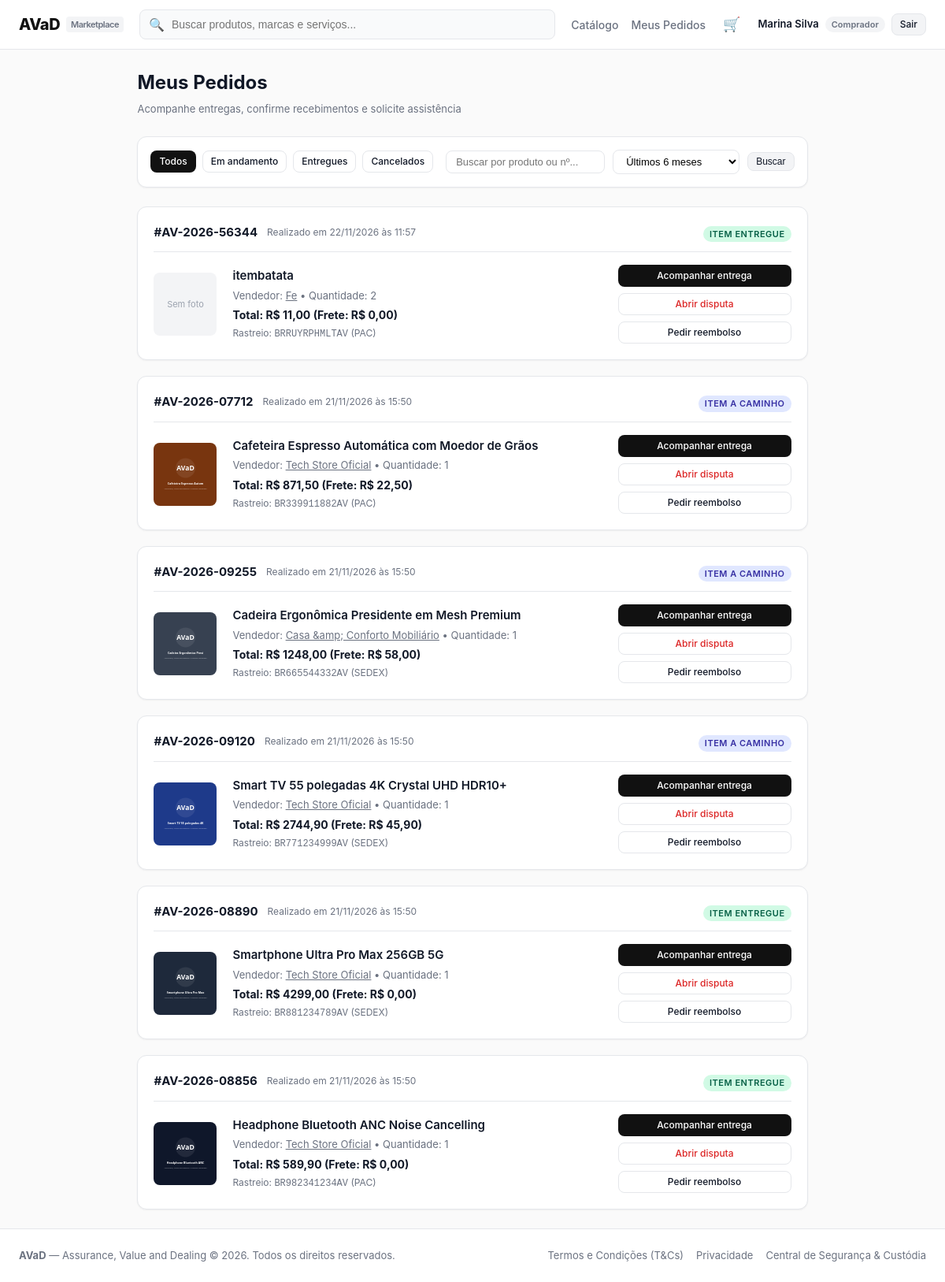
The page /orders/my-orders/ (signed in) on the database its author committed.
### accounts/models.py (models this page shows, shortened)
class UserProfile(models.Model):
    user = models.OneToOneField(User, on_delete=models.CASCADE, related_name='profile')
    nome = models.CharField(max_length=16)
    data_nascimento = models.DateField()
    cpf = models.CharField(max_length=14, unique=True)
    cnpj = models.CharField(max_length=18, blank=True, null=True, unique=True)
    tem_cnpj = models.BooleanField(default=False)
    email_verificado = models.BooleanField(default=False)
    is_mediador = models.BooleanField(default=False)
    conta_bancaria_bloqueada = models.BooleanField(default=False)
    suspenso = models.BooleanField(default=False)
    token_verificacao = models.CharField(max_length=64, blank=True, null=True)
    tipo_usuario = models.CharField(max_length=20, choices=[
        ('comprador', 'Comprador'),
        ('vendedor', 'Vendedor'),
        ('mediador', 'Mediador'),
    ], default='comprador')
    nome_loja = models.CharField(max_length=64, blank=True, null=True)

### orders/models.py (models this page shows, shortened)
class Order(models.Model):
    codigo = models.CharField(max_length=20, unique=True, default=generate_order_code)
    comprador = models.ForeignKey(User, on_delete=models.CASCADE, related_name='compras')
    vendedor = models.ForeignKey(User, on_delete=models.CASCADE, related_name='vendas')
    produto = models.ForeignKey('catalog.Product', on_delete=models.CASCADE)
    quantidade = models.PositiveIntegerField(default=1)
    preco_unitario = models.DecimalField(max_digits=10, decimal_places=2)
    valor_frete = models.DecimalField(max_digits=10, decimal_places=2, default=0)
    metodo_frete = models.CharField(max_length=20, choices=METODO_FRETE_CHOICES, default='pac')
    prazo_dias = models.PositiveIntegerField(default=7)
    valor_total = models.DecimalField(max_digits=10, decimal_places=2)
    forma_pagamento = models.CharField(max_length=20, choices=FORMA_PAGAMENTO_CHOICES, default='cartao')
    parcelas = models.PositiveIntegerField(default=1)
    cep_entrega = models.CharField(max_length=10, blank=True)
    endereco_entrega = models.TextField(blank=True)
    codigo_rastreio = models.CharField(max_length=20, blank=True, default='')
    status = models.CharField(max_length=30, choices=STATUS_CHOICES, default='aguardando_pagamento')
    recebimento_confirmado = models.BooleanField(default=False)
    entregue_em = models.DateTimeField(null=True, blank=True)  # quando o pedido passou a 'entregue'
    criado_em = models.DateTimeField(auto_now_add=True)
    class Meta:
        ordering = ['-criado_em']
    @property
    def status_display_badge(self):
        mapping = {
            'aguardando_pagamento': ('AGUARDANDO PAGAMENTO', 'warning'),
            'aguardando_confirmacao': ('AGUARDANDO CONFIRMAÇÃO', 'info'),
            'preparando': ('PREPARANDO ENVIO', 'info'),
            'a_caminho': ('ITEM A CAMINHO', 'primary'),
            'entregue': ('ITEM ENTREGUE', 'success'),
            'cancelado': ('CANCELADO/ESTORNADO', 'danger'),
        }
        return mapping.get(self.status, ('DESCONHECIDO', 'secondary'))

### catalog/models.py (models this page shows, shortened)
class Product(models.Model):
    vendedor = models.ForeignKey(User, on_delete=models.CASCADE, related_name='products')
    titulo = models.CharField(max_length=200)
    categoria = models.CharField(max_length=50, choices=CATEGORIAS)
    descricao = models.TextField()
    caracteristicas = models.TextField(blank=True, help_text='Uma característica por linha')
    preco = models.DecimalField(max_digits=10, decimal_places=2)
    estoque = models.PositiveIntegerField(default=0)
    imagem = models.ImageField(upload_to='products/', blank=True, null=True)
    frete_gratis = models.BooleanField(default=False)
    ativo = models.BooleanField(default=True)
    removido = models.BooleanField(default=False)  # anúncio removido pelo vendedor (some da loja e da lista)
    criado_em = models.DateTimeField(auto_now_add=True)
    class Meta:
        ordering = ['-criado_em']

### orders/views.py (the view)
# urls.py: path('my-orders/', views.my_orders_view, name='my_orders'),
@login_required
def my_orders_view(request):
    confirmar_recebimentos_vencidos()
    orders = Order.objects.filter(comprador=request.user)
    aba = request.GET.get('aba', 'todos')
    if aba == 'em_andamento':
        orders = orders.filter(status__in=['aguardando_pagamento', 'aguardando_confirmacao', 'preparando', 'a_caminho'])
    elif aba == 'entregues':
        orders = orders.filter(status='entregue')
    elif aba == 'cancelados':
        orders = orders.filter(status='cancelado')
    q = request.GET.get('q', '').strip()
    if q:
        orders = orders.filter(codigo__icontains=q) | orders.filter(produto__titulo__icontains=q)
    periodo = request.GET.get('periodo', '6m')
    if periodo == '6m':
        seis_meses_atras = timezone.now() - datetime.timedelta(days=180)
        orders = orders.filter(criado_em__gte=seis_meses_atras)
    return render(request, 'orders/my_orders.html', {
        'orders': orders,
        'aba': aba,
        'q': q,
        'periodo': periodo,
    })

### templates/orders/my_orders.html (shortened to what this page needs)
{% extends "base.html" %}
{% block content %}
<div style="margin-bottom: 24px;">
  <h1 style="font-size: 24px; font-weight: 700; margin-bottom: 6px;">Meus Pedidos</h1>
  <p style="font-size: 13px; color: var(--text-muted);">Acompanhe entregas, confirme recebimentos e solicite assistência</p>
</div>
<div class="card" style="margin-bottom: 24px; padding: 16px;">
  <div style="display: flex; justify-content: space-between; align-items: center; flex-wrap: wrap; gap: 16px;">
    <div style="display: flex; gap: 8px;">
      <a href="?aba=todos{% if q %}&q={{ q }}{% endif %}{% if periodo %}&periodo={{ periodo }}{% endif %}" class="btn btn-sm {% if aba == 'todos' %}btn-primary{% else %}btn-outline{% endif %}">
        Todos
      </a>
      <a href="?aba=em_andamento{% if q %}&q={{ q }}{% endif %}{% if periodo %}&periodo={{ periodo }}{% endif %}" class="btn btn-sm {% if aba == 'em_andamento' %}btn-primary{% else %}btn-outline{% endif %}">
        Em andamento
      </a>
      <a href="?aba=entregues{% if q %}&q={{ q }}{% endif %}{% if periodo %}&periodo={{ periodo }}{% endif %}" class="btn btn-sm {% if aba == 'entregues' %}btn-primary{% else %}btn-outline{% endif %}">
        Entregues
      </a>
      <a href="?aba=cancelados{% if q %}&q={{ q }}{% endif %}{% if periodo %}&periodo={{ periodo }}{% endif %}" class="btn btn-sm {% if aba == 'cancelados' %}btn-primary{% else %}btn-outline{% endif %}">
        Cancelados
      </a>
    </div>
    <form method="get" style="display: flex; gap: 10px; align-items: center;">
      <input type="text" name="q" value="{{ q }}" placeholder="Buscar por produto ou nº..." class="form-input" style="padding: 6px 12px; font-size: 13px; width: 220px;">
      <select name="periodo" onchange="this.form.submit()" class="form-select" style="padding: 6px 12px; font-size: 13px;">
        <option value="6m" {% if periodo == '6m' %}selected{% endif %}>Últimos 6 meses</option>
      </select>
      <button type="submit" class="btn btn-secondary btn-sm">Buscar</button>
    </form>
  </div>
</div>
<div style="display: flex; flex-direction: column; gap: 20px;">
  {% for order in orders %}
    <div class="card">
      <div style="display: flex; justify-content: space-between; align-items: center; border-bottom: 1px solid var(--border-color); padding-bottom: 12px; margin-bottom: 16px; flex-wrap: wrap; gap: 12px;">
        <div style="display: flex; align-items: center; gap: 12px;">
          <strong style="font-size: 15px;">{{ order.codigo }}</strong>
          <span style="font-size: 12px; color: var(--text-muted);">Realizado em {{ order.criado_em|date:"d/m/Y \à\s H:i" }}</span>
        </div>
        <div>
          <span class="badge badge-{{ order.status_display_badge.1 }}">
            {{ order.status_display_badge.0 }}
          </span>
        </div>
      </div>
      <div style="display: grid; grid-template-columns: 80px 1fr 220px; gap: 20px; align-items: center;">
        <div style="width: 80px; height: 80px; background: #F3F4F6; border-radius: var(--radius-md); overflow: hidden; display: flex; align-items: center; justify-content: center;">
          {% if order.produto.imagem %}
            <img src="{{ order.produto.imagem.url }}" alt="{{ order.produto.titulo }}" style="width: 100%; height: 100%; object-fit: cover;">
          {% else %}
            <span style="font-size: 11px; color: #9CA3AF;">Sem foto</span>
          {% endif %}
        </div>
        <div>
          <h3 style="font-size: 15px; font-weight: 600; margin-bottom: 4px;">
            <a href="{% url 'catalog:product_detail' order.produto.id %}">{{ order.produto.titulo }}</a>
          </h3>
          <div style="font-size: 13px; color: var(--text-muted); margin-bottom: 4px;">
            Vendedor: <a href="{% url 'accounts:seller_profile' order.vendedor.id %}" style="text-decoration: underline;">{{ order.vendedor.profile.nome_loja|default:order.vendedor.profile.nome }}</a>
            &bull; Quantidade: {{ order.quantidade }}
          </div>
          <div style="font-size: 14px; font-weight: 700;">
            Total: R$ {{ order.valor_total }} (Frete: R$ {{ order.valor_frete }})
          </div>
          {% if order.codigo_rastreio %}
            <div style="font-size: 12px; color: var(--text-muted); margin-top: 4px;">
              Rastreio: <code>{{ order.codigo_rastreio }}</code> ({{ order.get_metodo_frete_display }})
            </div>
          {% endif %}
        </div>
        <div style="display: flex; flex-direction: column; gap: 8px;">
          <a href="{% url 'orders:tracking' order.id %}" class="btn btn-primary btn-sm btn-block">
            Acompanhar entrega
          </a>
          {% if order.status in 'a_caminho,entregue' %}
            <a href="{% url 'disputes:open_dispute' order.id %}" class="btn btn-outline btn-sm btn-block" style="color: #DC2626;">
              Abrir disputa
            </a>
          {% endif %}
          {% if order.status != 'cancelado' %}
            <a href="{% url 'orders:refund' order.id %}" class="btn btn-outline btn-sm btn-block">
              Pedir reembolso
            </a>
          {% endif %}
        </div>
      </div>
    </div>
  {% endfor %}
</div>
{% endblock %}

### templates/base.html (shortened to what this page needs)
{% load static %}
<!DOCTYPE html>
<html lang="pt-br">
<head>
  <link rel="stylesheet" href="{% static 'css/style.css' %}">
</head>
<body>
  <header class="navbar">
    <div class="nav-container">
      <a href="{% url 'home' %}" class="logo">
        <span>AVaD</span>
        <span class="logo-tag">Marketplace</span>
      </a>
      <form action="{% url 'catalog:product_list' %}" method="get" class="search-form">
        <span class="search-icon">🔍</span>
        <input type="text" name="q" value="{{ request.GET.q|default:'' }}" class="search-input" placeholder="Buscar produtos, marcas e serviços...">
      </form>
      <nav class="nav-links">
        <a href="{% url 'catalog:product_list' %}" class="nav-link">Catálogo</a>
        {% if user.is_authenticated %}
          {% if request.tipo_usuario == 'comprador' %}
            <a href="{% url 'orders:my_orders' %}" class="nav-link">Meus Pedidos</a>
            <a href="{% url 'orders:cart' %}" class="nav-link cart-link" title="Carrinho" aria-label="Carrinho">
              🛒{% if cart_count %}<span class="cart-badge">{{ cart_count }}</span>{% endif %}
            </a>
          {% elif request.tipo_usuario == 'vendedor' %}
            <a href="{% url 'dashboard:overview' %}" class="btn btn-outline btn-sm">Área do Vendedor</a>
          {% elif request.tipo_usuario == 'mediador' %}
            <a href="{% url 'disputes:mediation_panel' %}" class="nav-link" style="color: #2563EB; font-weight: 600;">Painel de Mediação</a>
          {% endif %}
          <div style="display: flex; align-items: center; gap: 8px;">
            <span style="font-size: 13px; font-weight: 600;">{{ user.profile.nome|default:user.username }}</span>
            <span style="font-size: 11px; font-weight: 600; color: var(--text-muted); background: #F3F4F6; padding: 2px 8px; border-radius: 999px;">{{ request.tipo_usuario|capfirst }}</span>
            <a href="{% url 'accounts:logout' %}" class="btn btn-secondary btn-sm">Sair</a>
          </div>
        {% else %}
          <a href="{% url 'accounts:login' %}" class="btn btn-outline btn-sm">Entrar</a>
          <a href="{% url 'accounts:register' %}" class="btn btn-primary btn-sm">Cadastre-se</a>
        {% endif %}
      </nav>
    </div>
  </header>
  <main class="container">
    {% block content %}{% endblock %}
  </main>
  <footer class="footer">
    <div class="footer-inner">
      <div>
        <strong>AVaD</strong> — Assurance, Value and Dealing &copy; 2026. Todos os direitos reservados.
      </div>
      <div style="display: flex; gap: 16px;">
        <a href="#">Termos e Condições (T&Cs)</a>
        <a href="#">Privacidade</a>
        <a href="#">Central de Segurança & Custódia</a>
      </div>
    </div>
  </footer>
</body>
</html>

### rows shown on the page
Order: codigo "#AV-2026-56344", criado_em "22/11/2026 às 11:57", status_display_badge.0 "ITEM ENTREGUE", shows "Sem foto", produto.titulo "itembatata", vendedor.profile.nome_loja "Fe", quantidade "2", valor_total "11,00", valor_frete "0,00", codigo_rastreio "BRRUYRPHMLTAV", metodo_frete "PAC", shows "Abrir disputa", shows "Pedir reembolso"
Order: codigo "#AV-2026-07712", criado_em "21/11/2026 às 15:50", status_display_badge.0 "ITEM A CAMINHO", produto.imagem (picture), produto.titulo "Cafeteira Espresso Automática com Moedor de Grãos", vendedor.profile.nome_loja "Tech Store Oficial", quantidade "1", valor_total "871,50", valor_frete "22,50", codigo_rastreio "BR339911882AV", metodo_frete "PAC", shows "Abrir disputa", shows "Pedir reembolso"
Order: codigo "#AV-2026-09255", criado_em "21/11/2026 às 15:50", status_display_badge.0 "ITEM A CAMINHO", produto.imagem (picture), produto.titulo "Cadeira Ergonômica Presidente em Mesh Premium", vendedor.profile.nome_loja "Casa &amp; Conforto Mobiliário", quantidade "1", valor_total "1248,00", valor_frete "58,00", codigo_rastreio "BR665544332AV", metodo_frete "SEDEX", shows "Abrir disputa", shows "Pedir reembolso"
Order: codigo "#AV-2026-09120", criado_em "21/11/2026 às 15:50", status_display_badge.0 "ITEM A CAMINHO", produto.imagem (picture), produto.titulo "Smart TV 55 polegadas 4K Crystal UHD HDR10+", vendedor.profile.nome_loja "Tech Store Oficial", quantidade "1", valor_total "2744,90", valor_frete "45,90", codigo_rastreio "BR771234999AV", metodo_frete "SEDEX", shows "Abrir disputa", shows "Pedir reembolso"
Order: codigo "#AV-2026-08890", criado_em "21/11/2026 às 15:50", status_display_badge.0 "ITEM ENTREGUE", produto.imagem (picture), produto.titulo "Smartphone Ultra Pro Max 256GB 5G", vendedor.profile.nome_loja "Tech Store Oficial", quantidade "1", valor_total "4299,00", valor_frete "0,00", codigo_rastreio "BR881234789AV", metodo_frete "SEDEX", shows "Abrir disputa", shows "Pedir reembolso"
Order: codigo "#AV-2026-08856", criado_em "21/11/2026 às 15:50", status_display_badge.0 "ITEM ENTREGUE", produto.imagem (picture), produto.titulo "Headphone Bluetooth ANC Noise Cancelling", vendedor.profile.nome_loja "Tech Store Oficial", quantidade "1", valor_total "589,90", valor_frete "0,00", codigo_rastreio "BR982341234AV", metodo_frete "PAC", shows "Abrir disputa", shows "Pedir reembolso"

### other values the page prints
{{ user.profile.nome|default:user.username }} "Marina Silva"
{{ request.tipo_usuario|capfirst }} "Comprador"
